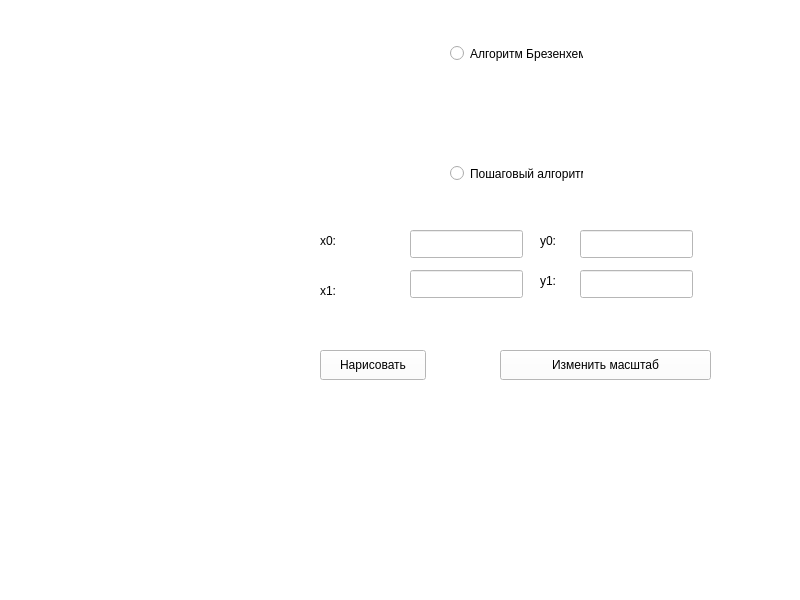
<?xml version="1.0" encoding="UTF-8"?>
<ui version="4.0">
 <class>MainWindow</class>
 <widget class="QMainWindow" name="MainWindow">
  <property name="geometry">
   <rect>
    <x>0</x>
    <y>0</y>
    <width>800</width>
    <height>600</height>
   </rect>
  </property>
  <property name="windowTitle">
   <string>MainWindow</string>
  </property>
  <property name="styleSheet">
   <string notr="true">background-color:white</string>
  </property>
  <widget class="QWidget" name="centralwidget">
   <property name="styleSheet">
    <string notr="true">color:black</string>
   </property>
   <widget class="QRadioButton" name="bline">
    <property name="geometry">
     <rect>
      <x>450</x>
      <y>40</y>
      <width>133</width>
      <height>27</height>
     </rect>
    </property>
    <property name="sizePolicy">
     <sizepolicy hsizetype="Minimum" vsizetype="Fixed">
      <horstretch>0</horstretch>
      <verstretch>0</verstretch>
     </sizepolicy>
    </property>
    <property name="text">
     <string>Алгоритм Брезенхема</string>
    </property>
   </widget>
   <widget class="QRadioButton" name="nline">
    <property name="geometry">
     <rect>
      <x>450</x>
      <y>160</y>
      <width>133</width>
      <height>27</height>
     </rect>
    </property>
    <property name="sizePolicy">
     <sizepolicy hsizetype="Minimum" vsizetype="Fixed">
      <horstretch>0</horstretch>
      <verstretch>0</verstretch>
     </sizepolicy>
    </property>
    <property name="text">
     <string>Пошаговый алгоритм</string>
    </property>
   </widget>
   <widget class="QLineEdit" name="fx">
    <property name="geometry">
     <rect>
      <x>410</x>
      <y>230</y>
      <width>113</width>
      <height>28</height>
     </rect>
    </property>
    <property name="sizePolicy">
     <sizepolicy hsizetype="Expanding" vsizetype="Fixed">
      <horstretch>0</horstretch>
      <verstretch>0</verstretch>
     </sizepolicy>
    </property>
    <property name="inputMask">
     <string/>
    </property>
   </widget>
   <widget class="QLineEdit" name="fy">
    <property name="geometry">
     <rect>
      <x>580</x>
      <y>230</y>
      <width>113</width>
      <height>28</height>
     </rect>
    </property>
    <property name="sizePolicy">
     <sizepolicy hsizetype="Expanding" vsizetype="Fixed">
      <horstretch>0</horstretch>
      <verstretch>0</verstretch>
     </sizepolicy>
    </property>
   </widget>
   <widget class="QLineEdit" name="sy">
    <property name="geometry">
     <rect>
      <x>580</x>
      <y>270</y>
      <width>113</width>
      <height>28</height>
     </rect>
    </property>
    <property name="sizePolicy">
     <sizepolicy hsizetype="Expanding" vsizetype="Fixed">
      <horstretch>0</horstretch>
      <verstretch>0</verstretch>
     </sizepolicy>
    </property>
   </widget>
   <widget class="QLineEdit" name="sx">
    <property name="geometry">
     <rect>
      <x>410</x>
      <y>270</y>
      <width>113</width>
      <height>28</height>
     </rect>
    </property>
    <property name="sizePolicy">
     <sizepolicy hsizetype="Expanding" vsizetype="Fixed">
      <horstretch>0</horstretch>
      <verstretch>0</verstretch>
     </sizepolicy>
    </property>
    <property name="styleSheet">
     <string notr="true">color:black</string>
    </property>
   </widget>
   <widget class="QLabel" name="x1">
    <property name="geometry">
     <rect>
      <x>320</x>
      <y>230</y>
      <width>80</width>
      <height>21</height>
     </rect>
    </property>
    <property name="sizePolicy">
     <sizepolicy hsizetype="Preferred" vsizetype="Preferred">
      <horstretch>0</horstretch>
      <verstretch>0</verstretch>
     </sizepolicy>
    </property>
    <property name="text">
     <string>x0:</string>
    </property>
   </widget>
   <widget class="QLabel" name="y1">
    <property name="geometry">
     <rect>
      <x>540</x>
      <y>230</y>
      <width>21</width>
      <height>21</height>
     </rect>
    </property>
    <property name="sizePolicy">
     <sizepolicy hsizetype="Preferred" vsizetype="Preferred">
      <horstretch>0</horstretch>
      <verstretch>0</verstretch>
     </sizepolicy>
    </property>
    <property name="text">
     <string>y0:</string>
    </property>
   </widget>
   <widget class="QLabel" name="x2">
    <property name="geometry">
     <rect>
      <x>320</x>
      <y>280</y>
      <width>80</width>
      <height>21</height>
     </rect>
    </property>
    <property name="sizePolicy">
     <sizepolicy hsizetype="Preferred" vsizetype="Preferred">
      <horstretch>0</horstretch>
      <verstretch>0</verstretch>
     </sizepolicy>
    </property>
    <property name="text">
     <string>x1:</string>
    </property>
   </widget>
   <widget class="QLabel" name="y2">
    <property name="geometry">
     <rect>
      <x>540</x>
      <y>270</y>
      <width>21</width>
      <height>21</height>
     </rect>
    </property>
    <property name="sizePolicy">
     <sizepolicy hsizetype="Preferred" vsizetype="Preferred">
      <horstretch>0</horstretch>
      <verstretch>0</verstretch>
     </sizepolicy>
    </property>
    <property name="text">
     <string>y1:</string>
    </property>
   </widget>
   <widget class="QPushButton" name="drawButton">
    <property name="geometry">
     <rect>
      <x>320</x>
      <y>350</y>
      <width>106</width>
      <height>30</height>
     </rect>
    </property>
    <property name="sizePolicy">
     <sizepolicy hsizetype="Expanding" vsizetype="Fixed">
      <horstretch>0</horstretch>
      <verstretch>0</verstretch>
     </sizepolicy>
    </property>
    <property name="text">
     <string>Нарисовать</string>
    </property>
   </widget>
   <widget class="QPushButton" name="scaleButton">
    <property name="geometry">
     <rect>
      <x>500</x>
      <y>350</y>
      <width>211</width>
      <height>30</height>
     </rect>
    </property>
    <property name="sizePolicy">
     <sizepolicy hsizetype="Expanding" vsizetype="Fixed">
      <horstretch>0</horstretch>
      <verstretch>0</verstretch>
     </sizepolicy>
    </property>
    <property name="text">
     <string>Изменить масштаб</string>
    </property>
   </widget>
  </widget>
  <widget class="QMenuBar" name="menubar">
   <property name="geometry">
    <rect>
     <x>0</x>
     <y>0</y>
     <width>800</width>
     <height>25</height>
    </rect>
   </property>
  </widget>
  <widget class="QStatusBar" name="statusbar"/>
 </widget>
 <resources/>
 <connections/>
</ui>
